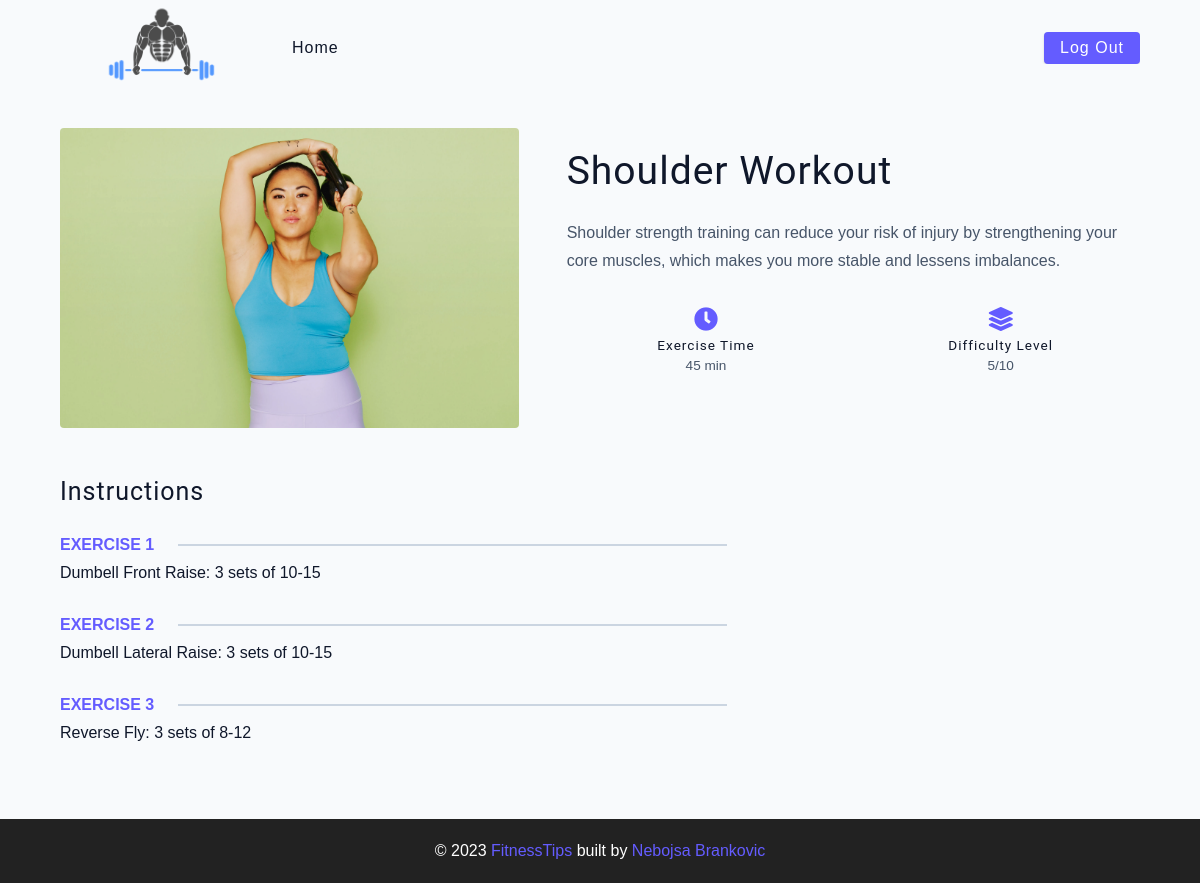
/single_workout.php?workout_id=12 (signed in), run on the app's committed database.
### tables this page shows
CREATE TABLE `workout` (
  `id` int(11) unsigned NOT NULL AUTO_INCREMENT,
  `name` varchar(255) NOT NULL,
  `exercise_time` int(11) NOT NULL,
  `difficulty_level` int(11) NOT NULL,
  `first_exercise` varchar(255) NOT NULL,
  `second_exercise` varchar(255) NOT NULL,
  `third_exercise` varchar(255) NOT NULL,
  `description` text NOT NULL,
  `image` varchar(255) NOT NULL,
  `user_id` int(10) unsigned NOT NULL,
  PRIMARY KEY (`id`),
  KEY `fk_user` (`user_id`),
  CONSTRAINT `fk_user` FOREIGN KEY (`user_id`) REFERENCES `user` (`id`) ON DELETE CASCADE ON UPDATE CASCADE
);

### models/Workout.php (called while the page is built, shortened)
<?php
class Workout
{
    function __construct($id = null, $name, $exerciseTime, $difficultyLevel, $firstExercise, $secondExercise, $thirdExercise, $description, $imageName, $user_id)
    {
        $this->name = $name;
        $this->exerciseTime = $exerciseTime;
        $this->difficultyLevel = $difficultyLevel;
        $this->firstExercise = $firstExercise;
        $this->secondExercise = $secondExercise;
        $this->thirdExercise = $thirdExercise;
        $this->description =  $description;
        $this->imageName = $imageName;
    }
    static function getById(mysqli $conn, $id)
    {
        $sql = "SELECT * FROM workout WHERE id = ?";
        $stmt = $conn->prepare($sql);
        $stmt->bind_param("i", $id);
        $success = $stmt->execute();
        if ($success) {
            $res = $stmt->get_result();
            $array_res = $res->fetch_array();
            $workout = new Workout(
                $array_res['id'],
                $array_res['name'],
                $array_res['exercise_time'],
                $array_res['difficulty_level'],
                $array_res['first_exercise'],
                $array_res['second_exercise'],
                $array_res['third_exercise'],
                $array_res['description'],
                $array_res['image'],
                $array_res['user_id']
            );
            return $workout;
        }
        return false;
    }
}

### single_workout.php (the view, shortened to what this page needs)
<?php
require 'models/Workout.php';
require 'db_connection.php';
$workout = Workout::getById($conn, $_GET['workout_id']);
?>
<!DOCTYPE html>
<html lang="en">
<head>
  <link rel="stylesheet" href="./css/style.css" />
  <link rel="stylesheet" href="https://cdnjs.cloudflare.com/ajax/libs/font-awesome/5.14.0/css/all.min.css" />
  <link rel="stylesheet" href="./css/index.css" />
</head>
<body>
  <nav class="navbar">
    <div class="nav-center">
      <div class="nav-header">
        <a href="index.php" class="nav-logo">
          <img src="./assets/logo.png" alt="simply workouts" />
        </a>
      </div>
      <div class="nav-links">
        <a href="index.php" class="nav-link">Home</a>
        <div class="nav-link logout-link">
          <a href="logout.php" class="btn">Log out</a>
        </div>
      </div>
    </div>
  </nav>
  <main class="page">
    <section class="workout-hero">
      <img src="./assets/workouts/<?php echo $workout->imageName ?>" class="img workout-hero-img" alt="" />
      <article>
        <h2><?php echo $workout->name ?></h2>
        <p>
          <?php echo $workout->description ?>
        </p>
        <div class="workout-icons">
          <article>
            <i class="fas fa-clock"></i>
            <h5>exercise time</h5>
            <p><?php echo $workout->exerciseTime ?> min</p>
          </article>
          <article>
            <i class="fas fa-layer-group"></i>
            <h5>difficulty level</h5>
            <p><?php echo $workout->difficultyLevel ?>/10</p>
          </article>
        </div>
      </article>
    </section>
    <section class="workout-content">
      <article>
        <h4>instructions</h4>
        <div class="single-instruction">
          <header>
            <p>Exercise 1</p>
            <div></div>
          </header>
          <p>
            <?php echo $workout->firstExercise ?>
          </p>
          <div class="single-instruction">
            <header>
              <p>Exercise 2</p>
              <div></div>
            </header>
            <p>
              <?php echo $workout->secondExercise ?>
            </p>
            <div class="single-instruction">
              <header>
                <p>Exercise 3</p>
                <div></div>
              </header>
              <p>
                <?php echo $workout->thirdExercise ?>
              </p>
            </div>
      </article>
      <article class="second-column"></article>
    </section>
  </main>
  <footer class="page-footer">
    <p>
      &copy; <span id="date"></span>
      <span class="footer-logo">FitnessTips</span>
      built by
      <a href="https://github.com/BrankovicNebojsa">Nebojsa Brankovic</a>
    </p>
  </footer>
</body>
</html>

### css/style.css (style rules this page uses)
html { line-height: 1.15; -webkit-text-size-adjust: 100%; }
body { margin: 0; }
main { display: block; }
a { background-color: transparent; }
img { border-style: none; }

### data on the page
workout: image (picture), name "Shoulder Workout", description "Shoulder strength training can reduce your risk of injury by strengthening your core muscles, which makes you more stable and lessens imbalances.", exercise_time "45", difficulty_level "5", first_exercise "Dumbell Front Raise: 3 sets of 10-15", second_exercise "Dumbell Lateral Raise: 3 sets of 10-15", third_exercise "Reverse Fly: 3 sets of 8-12"
